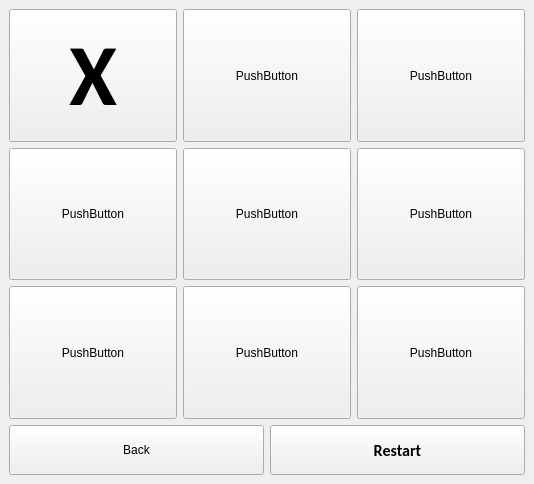
<?xml version="1.0" encoding="UTF-8"?>
<ui version="4.0">
 <class>MainWindow</class>
 <widget class="QMainWindow" name="MainWindow">
  <property name="geometry">
   <rect>
    <x>0</x>
    <y>0</y>
    <width>534</width>
    <height>484</height>
   </rect>
  </property>
  <property name="windowTitle">
   <string>MainWindow</string>
  </property>
  <widget class="QWidget" name="centralwidget">
   <property name="sizePolicy">
    <sizepolicy hsizetype="Fixed" vsizetype="Fixed">
     <horstretch>0</horstretch>
     <verstretch>0</verstretch>
    </sizepolicy>
   </property>
   <property name="cursor">
    <cursorShape>PointingHandCursor</cursorShape>
   </property>
   <layout class="QGridLayout" name="gridLayout_3">
    <item row="2" column="0">
     <layout class="QHBoxLayout" name="horizontalLayout">
      <property name="spacing">
       <number>6</number>
      </property>
      <property name="sizeConstraint">
       <enum>QLayout::SetDefaultConstraint</enum>
      </property>
      <item>
       <widget class="QPushButton" name="home_btn">
        <property name="sizePolicy">
         <sizepolicy hsizetype="Expanding" vsizetype="Fixed">
          <horstretch>0</horstretch>
          <verstretch>0</verstretch>
         </sizepolicy>
        </property>
        <property name="minimumSize">
         <size>
          <width>0</width>
          <height>50</height>
         </size>
        </property>
        <property name="text">
         <string>Back</string>
        </property>
       </widget>
      </item>
      <item>
       <widget class="QPushButton" name="retry_btn">
        <property name="sizePolicy">
         <sizepolicy hsizetype="Expanding" vsizetype="Fixed">
          <horstretch>0</horstretch>
          <verstretch>0</verstretch>
         </sizepolicy>
        </property>
        <property name="minimumSize">
         <size>
          <width>0</width>
          <height>50</height>
         </size>
        </property>
        <property name="font">
         <font>
          <family>Calibri</family>
          <pointsize>12</pointsize>
          <weight>75</weight>
          <italic>false</italic>
          <bold>true</bold>
         </font>
        </property>
        <property name="text">
         <string>Restart</string>
        </property>
       </widget>
      </item>
     </layout>
    </item>
    <item row="0" column="0">
     <layout class="QGridLayout" name="gridLayout_2">
      <item row="0" column="0">
       <widget class="QPushButton" name="segment6">
        <property name="sizePolicy">
         <sizepolicy hsizetype="Expanding" vsizetype="Expanding">
          <horstretch>0</horstretch>
          <verstretch>0</verstretch>
         </sizepolicy>
        </property>
        <property name="font">
         <font>
          <family>Calibri</family>
          <pointsize>65</pointsize>
          <weight>75</weight>
          <bold>true</bold>
         </font>
        </property>
        <property name="cursor">
         <cursorShape>PointingHandCursor</cursorShape>
        </property>
        <property name="text">
         <string>X</string>
        </property>
       </widget>
      </item>
      <item row="1" column="0">
       <widget class="QPushButton" name="segment3">
        <property name="sizePolicy">
         <sizepolicy hsizetype="Expanding" vsizetype="Expanding">
          <horstretch>0</horstretch>
          <verstretch>0</verstretch>
         </sizepolicy>
        </property>
        <property name="cursor">
         <cursorShape>PointingHandCursor</cursorShape>
        </property>
        <property name="text">
         <string>PushButton</string>
        </property>
       </widget>
      </item>
      <item row="1" column="1">
       <widget class="QPushButton" name="segment4">
        <property name="sizePolicy">
         <sizepolicy hsizetype="Expanding" vsizetype="Expanding">
          <horstretch>0</horstretch>
          <verstretch>0</verstretch>
         </sizepolicy>
        </property>
        <property name="cursor">
         <cursorShape>PointingHandCursor</cursorShape>
        </property>
        <property name="text">
         <string>PushButton</string>
        </property>
       </widget>
      </item>
      <item row="0" column="2">
       <widget class="QPushButton" name="segment8">
        <property name="sizePolicy">
         <sizepolicy hsizetype="Expanding" vsizetype="Expanding">
          <horstretch>0</horstretch>
          <verstretch>0</verstretch>
         </sizepolicy>
        </property>
        <property name="cursor">
         <cursorShape>PointingHandCursor</cursorShape>
        </property>
        <property name="text">
         <string>PushButton</string>
        </property>
       </widget>
      </item>
      <item row="0" column="1">
       <widget class="QPushButton" name="segment7">
        <property name="sizePolicy">
         <sizepolicy hsizetype="Expanding" vsizetype="Expanding">
          <horstretch>0</horstretch>
          <verstretch>0</verstretch>
         </sizepolicy>
        </property>
        <property name="cursor">
         <cursorShape>PointingHandCursor</cursorShape>
        </property>
        <property name="text">
         <string>PushButton</string>
        </property>
       </widget>
      </item>
      <item row="1" column="2">
       <widget class="QPushButton" name="segment5">
        <property name="sizePolicy">
         <sizepolicy hsizetype="Expanding" vsizetype="Expanding">
          <horstretch>0</horstretch>
          <verstretch>0</verstretch>
         </sizepolicy>
        </property>
        <property name="cursor">
         <cursorShape>PointingHandCursor</cursorShape>
        </property>
        <property name="text">
         <string>PushButton</string>
        </property>
       </widget>
      </item>
      <item row="2" column="0">
       <widget class="QPushButton" name="segment0">
        <property name="sizePolicy">
         <sizepolicy hsizetype="Expanding" vsizetype="Expanding">
          <horstretch>0</horstretch>
          <verstretch>0</verstretch>
         </sizepolicy>
        </property>
        <property name="cursor">
         <cursorShape>PointingHandCursor</cursorShape>
        </property>
        <property name="text">
         <string>PushButton</string>
        </property>
       </widget>
      </item>
      <item row="2" column="1">
       <widget class="QPushButton" name="segment1">
        <property name="sizePolicy">
         <sizepolicy hsizetype="Expanding" vsizetype="Expanding">
          <horstretch>0</horstretch>
          <verstretch>0</verstretch>
         </sizepolicy>
        </property>
        <property name="cursor">
         <cursorShape>PointingHandCursor</cursorShape>
        </property>
        <property name="text">
         <string>PushButton</string>
        </property>
       </widget>
      </item>
      <item row="2" column="2">
       <widget class="QPushButton" name="segment2">
        <property name="sizePolicy">
         <sizepolicy hsizetype="Expanding" vsizetype="Expanding">
          <horstretch>0</horstretch>
          <verstretch>0</verstretch>
         </sizepolicy>
        </property>
        <property name="cursor">
         <cursorShape>PointingHandCursor</cursorShape>
        </property>
        <property name="text">
         <string>PushButton</string>
        </property>
       </widget>
      </item>
     </layout>
    </item>
   </layout>
  </widget>
 </widget>
 <resources/>
 <connections/>
</ui>
